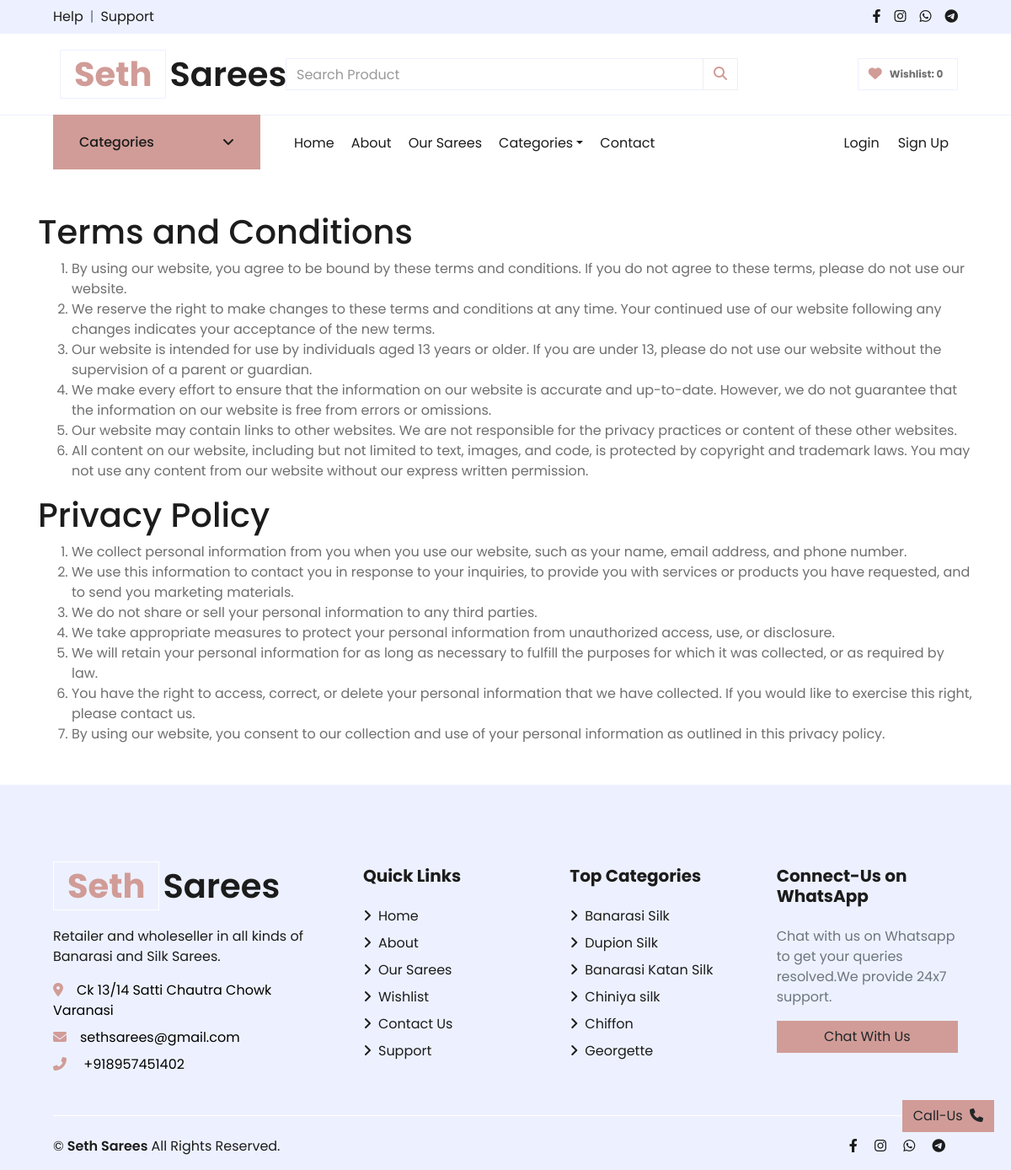
The app's page /privacy_policy with its own data.
### store/models/category.py (models this page shows, shortened)
class Category(models.Model):
    name = models.CharField(max_length=50)
    image = models.ImageField(default='',upload_to='uploads/category_img/')
    description = models.TextField( default='' , null=True , blank=True)
    alt_text = models.CharField(max_length=100, default='', null=True, blank=True)
    meta_title = models.CharField(max_length=255, default='', null=True, blank=True)
    meta_tags = models.CharField(max_length=255, default='', null=True, blank=True)
    meta_description = models.TextField(default='', null=True, blank=True)
    def __str__(self):
        return self.name

### store/views/privacy_policy.py (the view)
# urls.py: path('privacy_policy',show_privacy_policy),
def show_privacy_policy(request):
    data = initial_data
    error_msg=None
    error_msg = request.GET.get('error_msg')
    data['error_msg'] = error_msg
    customer_id = request.session.get('customer')
    data['wishlist_len']=0
    if customer_id:
        customer = Customer.objects.get(id=customer_id)
        wishlist_len = len(Wishlist.objects.filter(customer=customer_id))
        data['wishlist_len'] = wishlist_len
    faqs=Faqs.objects.all()
    data['faqs']=faqs
    data['title']="Terms and Conditions and Privacy Policy for Seth Sarees"
    data['meta_description']='Learn more about our terms and conditions when shopping at our store. Shop with confidence and understand our policies on returns, exchanges, and more.'
    data['meta_tags']='Terms and conditions, shop, confidence'
    return render(request, 'privacy_policy.html', data)

### store/templates/privacy_policy.html (shortened to what this page needs)
{% extends 'base.html' %}
{% load static %}
{% block content %}
<div class="container">
    <h1 class="text-justify">Terms and Conditions</h1>
    <ol>
      <li>By using our website, you agree to be bound by these terms and conditions. If you do not agree to these terms, please do not use our website.</li>
      <li>We reserve the right to make changes to these terms and conditions at any time. Your continued use of our website following any changes indicates your acceptance of the new terms.</li>
      <li>Our website is intended for use by individuals aged 13 years or older. If you are under 13, please do not use our website without the supervision of a parent or guardian.</li>
      <li>We make every effort to ensure that the information on our website is accurate and up-to-date. However, we do not guarantee that the information on our website is free from errors or omissions.</li>
      <li>Our website may contain links to other websites. We are not responsible for the privacy practices or content of these other websites.</li>
      <li>All content on our website, including but not limited to text, images, and code, is protected by copyright and trademark laws. You may not use any content from our website without our express written permission.</li>
    </ol>
    <h1 class="text-justify">Privacy Policy</h1>
    <ol>
      <li>We collect personal information from you when you use our website, such as your name, email address, and phone number.</li>
      <li>We use this information to contact you in response to your inquiries, to provide you with services or products you have requested, and to send you marketing materials.</li>
      <li>We do not share or sell your personal information to any third parties.</li>
      <li>We take appropriate measures to protect your personal information from unauthorized access, use, or disclosure.</li>
      <li>We will retain your personal information for as long as necessary to fulfill the purposes for which it was collected, or as required by law.</li>
      <li>You have the right to access, correct, or delete your personal information that we have collected. If you would like to exercise this right, please contact us.</li>
      <li>By using our website, you consent to our collection and use of your personal information as outlined in this privacy policy.</li>
    </ol>
  </div>
{% endblock content %}

### store/templates/base.html (shortened to what this page needs)
<!DOCTYPE html>
<html lang="en">
    {% load static %}
<head>
    <link rel="stylesheet" href="https://cdnjs.cloudflare.com/ajax/libs/font-awesome/6.2.1/css/all.min.css" />
    <link href="{% static '/store/lib/owlcarousel/assets/owl.carousel.min.css' %}" rel="stylesheet">
    <link rel="stylesheet" href="https://unpkg.com/aos@next/dist/aos.css" />
    <link href="{% static '/store/css/style.css' %}" rel="stylesheet">
</head>
<body>
    <div class="container-fluid">
        <div class="row bg-secondary py-2 px-xl-5 justify-content-between">
            <div class="col-6">
                <div class="d-inline-flex align-items-center">
                    <a class="text-dark" target="_blank" href="https://wa.me/{{phone_no}}?text=Hello,+I+needed+some+help+related+to+your+store">Help</a>
                    <span class="text-muted px-2">|</span>
                    <a class="text-dark" target="_blank" href="/support">Support</a>
                </div>
            </div>
            <div class="col-6 d-flex justify-content-end">
                <div class="d-inline-flex align-items-center">
                    <a class="text-dark px-2" href="https://www.facebook.com/profile.php?id=100089091092224" target="_blank">
                        <i class="fab fa-facebook-f"></i>
                    </a>
                    <a class="text-dark px-2" href="https://www.instagram.com/seth_sarees/" target="_blank">
                        <i class="fab fa-instagram"></i>
                    </a>
                    <a class="text-dark px-2" href="https://wa.me/{{phone_no}}?text=Hello,+I+am+interested+in+knowing+more+about+your+Store" target="_blank">
                        <i class="fab fa-whatsapp"></i>
                    </a>
                    <a class="text-dark pl-2" href="" target="_blank">
                        <i class="fab fa-telegram"></i>
                    </a>
                </div>
            </div>
        </div>
        <div class="row align-items-center py-3 px-xl-5">
            <div class="col-lg-3 d-none d-lg-block">
                <a href='/' class="text-decoration-none">
                    <h1 class="m-2 display-5 font-weight-semi-bold"><span class="text-primary font-weight-bold border px-3 mr-1">Seth</span>Sarees</h1>
                </a>
            </div>
            <div class="col-lg-6 col-7 text-left pr-0 mr-0">
                <div class="search-container">
                    <form method="GET" action="/search" class="searchForm" autocomplete="off">
                                        <div class="input-group">
                                            <input type="text" class="form-control border-right-0" placeholder="Search Product" name="search" id="search" autocomplete="off">
                                            <div class="input-group-append">
                                                <button class="btn btn-outline-primary  rounded-0" type="submit" autocomplete="off" style="border-color:#eeeeee;">
                                                    <i class="fa fa-search" ></i>
                                                </button>
                                            </div>
                                        </div>
                        </form>
                    </div>
            </div>
            <div class="col-lg-3 col-5 text-right">
                <a href="/wishlist?next={{ request.get_full_path }}" class="btn border ">
                    <i class="fas fa-heart text-primary"></i>
                    <span class="badge">Wishlist: {{wishlist_len}}</span>
                </a>
            </div>
        </div>
    </div>
    <div class="container-fluid mb-5">
        <div class="row border-top px-xl-5">
            <div class="col-lg-3 d-none d-lg-block">
                <a class="btn shadow-none d-flex align-items-center justify-content-between bg-primary text-white w-100" data-toggle="collapse" href="#navbar-vertical" style="height: 65px; margin-top: -1px; padding: 0 30px;">
                    <h6 class="m-0">Categories</h6>
                    <i class="fa fa-angle-down text-dark"></i>
                </a>
            </div>
            <div class="col-lg-9">
                <nav class="navbar navbar-expand-lg bg-light navbar-light py-3 py-lg-0 px-0">
                    <div class="collapse navbar-collapse justify-content-between" id="navbarCollapse">
                        <div class="navbar-nav mr-auto py-0">
                            <a href="/" class="nav-item nav-link {% if request.path == '/' %}active{% endif %}">Home</a>
                            <a href="/about" class="nav-item nav-link {% if request.path == '/about' %}active{% endif %}">About</a>
                            <a href="/category" class="nav-item nav-link {% if request.path == '/category' %}active{% endif %}">Our Sarees</a>
                            <div class="nav-item dropdown">
                                <a href="#" class="nav-link dropdown-toggle" data-toggle="dropdown">Categories</a>
                            </div>
                            <a href="/contact" class="nav-item nav-link {% if request.path == '/contact' %}active{% endif %}">Contact</a>
                        </div>
                        <div class="navbar-nav ml-auto py-0">
                            {%if not request.session.customer%}
                            <span class="nav-item nav-link m-0 p-0">
                            <button type="button" class="btn text-dark btn-transparent nav-item nav-link" data-toggle="modal" data-target="#loginModal">Login
                            </button></span>
                            <span class="nav-item nav-link m-0 p-0">
                            <button type="button" class="btn text-dark btn-transparent nav-item nav-link" data-toggle="modal" data-target="#signupModal">Sign Up
                            </button>       </span>
                            {%endif%}
                        </div>
                    </div>
                </nav>
            </div>
        </div>
    </div>
        {%block content%}
        {%endblock%}
    <footer class="container-fluid bg-secondary text-dark mt-5 pt-5">
        <div class="row px-xl-5 pt-5">
            <div class="col-lg-4 col-md-12 mb-5 pr-3 pr-xl-5">
                <a href="/" class="text-decoration-none">
                    <h1 class="mb-4 display-5 font-weight-semi-bold"><span class="text-primary font-weight-bold border border-white px-3 mr-1">Seth</span>Sarees</h1>
                </a>
                <p>Retailer and wholeseller in all kinds of Banarasi and Silk Sarees.</p>
                <p class="mb-2"><i class="fa fa-map-marker-alt text-primary mr-3"></i><a href="https://www.google.com/search?q=seth%20sarees&oq=seth&aqs=chrome.0.69i59j69i57j69i59j69i60j69i61l2j69i60.1882j0j4&sourceid=chrome&ie=UTF-8&tbs=lf:1,lf_ui:10&tbm=lcl&sxsrf=ALiCzsaSynD1unvd0ebaW9NJ0Fx-3SjwXA:1671827345404&rflfq=1&num=10&rldimm=527673046138865702&lqi=CgtzZXRoIHNhcmVlc0iz8qLwsq6AgAhaHRAAEAEYABgBIgtzZXRoIHNhcmVlcyoGCAIQABABkgEXZGVzaWduZXJfY2xvdGhpbmdfc3RvcmU&phdesc=J3chXqvknqQ&ved=2ahUKEwjjtbGYypD8AhVH03MBHdmAB1gQvS56BAgYEAE&sa=X&rlst=f#rlfi=hd:;si:527673046138865702,l,CgtzZXRoIHNhcmVlc0iz8qLwsq6AgAhaHRAAEAEYABgBIgtzZXRoIHNhcmVlcyoGCAIQABABkgEXZGVzaWduZXJfY2xvdGhpbmdfc3RvcmU,y,J3chXqvknqQ;mv:[[25.6578831,83.0200176],[25.2926608,82.8717667]];tbs:lrf:!1m4!1u3!2m2!3m1!1e1!2m1!1e3!3sIAE,lf:1,lf_ui:10 "  target="_blank"style="color:black;">{{address}}</a></p>
                <p class="mb-2"><i class="fa fa-envelope text-primary mr-3"></i><a href="mailto:sethsarees@gmail.com"  target="_blank" style="color:black;">{{email}}</a></p>
                <p class="mb-0"><i class="fa fa-phone-alt text-primary mr-3"></i><a href="tel:+{{phone_no}}" style="color:black;"> +{{phone_no}}</a></p>
            </div>
            <div class="col-lg-8 col-md-12">
                <div class="row">
                    <div class="col-md-4 mb-5">
                        <h5 class="font-weight-bold text-dark mb-4">Quick Links</h5>
                        <div class="d-flex flex-column justify-content-start">
                            <a class="text-dark mb-2" href="/"><i class="fa fa-angle-right mr-2"></i>Home</a>
                            <a class="text-dark mb-2" href="/about"><i class="fa fa-angle-right mr-2"></i>About</a>
                            <a class="text-dark mb-2" href="/category"><i class="fa fa-angle-right mr-2"></i>Our Sarees</a>
                            <a class="text-dark mb-2" href="/wishlist"><i class="fa fa-angle-right mr-2"></i>Wishlist</a>
                            <a class="text-dark mb-2" href="/contact"><i class="fa fa-angle-right mr-2"></i>Contact Us</a>
                            <a class="text-dark mb-2" target="_blank" href="/support"><i class="fa fa-angle-right mr-2"></i>Support</a>
                        </div>
                    </div>
                    <div class="col-md-4 mb-5">
                        <h5 class="font-weight-bold text-dark mb-4">Top Categories</h5>
                        <div class="d-flex flex-column justify-content-start">
                            {% for category in categories|slice:":6" %}
                            <a class="text-dark mb-2" href="/category?category={{category.id}}"><i class="fa fa-angle-right mr-2"></i>{{category}}</a>
                            {% endfor %}
                        </div>
                    </div>
                    <div class="col-md-4 mb-3" >
                        <h5 class="font-weight-bold text-dark mb-4">Connect-Us on WhatsApp</h5>
                        <div class="d-flex flex-column ">
                            <p class=text-muted>Chat with us on Whatsapp to get your queries resolved.We provide 24x7 support.</p>
                            <a href="https://wa.me/{{phone_no}}?text=Hello,+I+am+interested+in+knowing+more+about+your+Store" target="_blank" class="btn btn-primary px-3 w-100">Chat With Us</a>
                        </div>
                    </div>
                </div>
            </div>
        </div>
        <div class="row border-top border-light mx-xl-5 pt-4">
            <div class="col-md-6 px-xl-0">
                <p class="mb-md-0 text-center text-md-left text-dark">
                    <div class=" d-flex align-items-center">
                        &copy; <a class="px-1 text-dark font-weight-semi-bold" href="#">Seth Sarees</a> All Rights Reserved.
                    </div>
                </p>
            </div>
            <div class="col-md-6 px-xl-0">
                <div class="col  text-center  text-sm-right ">
                        <a class="text-dark px-2" href="https://www.facebook.com/profile.php?id=100089091092224" target="_blank">
                            <i class="fab fa-facebook-f"></i>
                        </a>
                        <a class="text-dark px-2" href="https://www.instagram.com/seth_sarees/" target="_blank">
                            <i class="fab fa-instagram"></i>
                        </a>
                        <a class="text-dark px-2" href="https://wa.me/{{phone_no}}?text=Hello,+I+am+interested+in+knowing+more+about+your+Store" target="_blank">
                            <i class="fab fa-whatsapp"></i>
                        </a>
                        <a class="text-dark pl-2" href="">
                            <i class="fab fa-telegram"></i>
                        </a>
                </div>
            </div>
        </div>
    </footer>
    {% if  not request.GET.signup_error_msg%}
    <button   class="btn btn-primary sticky-btn" onclick="window.location.href='tel:+{{phone_no}}'">Call-Us <span class="pl-1"><i class="fa fa-phone" ></i></span></button>
    {%endif%}
</body>

### store/templates/base.html (style rules this page uses)
.search-container { position: relative; }

### records on screen
Category: name "Banarasi Silk"
Category: name "Dupion Silk"
Category: name "Banarasi Katan Silk"
Category: name "Chiniya silk"
Category: name "Chiffon"
Category: name "Georgette"

### other values on screen
{{ wishlist_len }} "0"
{{ address }} "Ck 13/14 Satti Chautra Chowk Varanasi"
{{ email }} "sethsarees@gmail.com"
{{ phone_no }} "918957451402"
